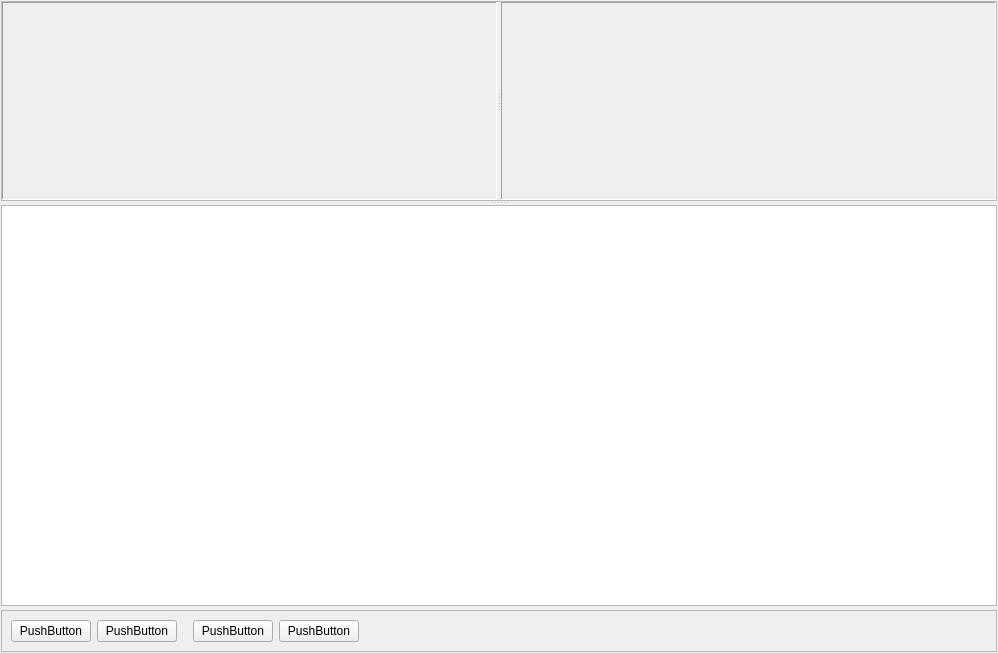
<?xml version="1.0" encoding="UTF-8"?>
<ui version="4.0">
 <class>SpectrStabVisualWidget</class>
 <widget class="QWidget" name="SpectrStabVisualWidget">
  <property name="geometry">
   <rect>
    <x>0</x>
    <y>0</y>
    <width>998</width>
    <height>653</height>
   </rect>
  </property>
  <property name="windowTitle">
   <string>Form</string>
  </property>
  <layout class="QVBoxLayout" name="verticalLayout">
   <property name="spacing">
    <number>4</number>
   </property>
   <property name="leftMargin">
    <number>1</number>
   </property>
   <property name="topMargin">
    <number>1</number>
   </property>
   <property name="rightMargin">
    <number>1</number>
   </property>
   <property name="bottomMargin">
    <number>1</number>
   </property>
   <item>
    <widget class="QSplitter" name="splVertical">
     <property name="orientation">
      <enum>Qt::Vertical</enum>
     </property>
     <widget class="QFrame" name="frSpectrs">
      <property name="sizePolicy">
       <sizepolicy hsizetype="Preferred" vsizetype="Preferred">
        <horstretch>0</horstretch>
        <verstretch>1</verstretch>
       </sizepolicy>
      </property>
      <property name="minimumSize">
       <size>
        <width>0</width>
        <height>200</height>
       </size>
      </property>
      <property name="frameShape">
       <enum>QFrame::StyledPanel</enum>
      </property>
      <property name="frameShadow">
       <enum>QFrame::Raised</enum>
      </property>
      <layout class="QHBoxLayout" name="horizontalLayout_2">
       <property name="spacing">
        <number>4</number>
       </property>
       <property name="leftMargin">
        <number>0</number>
       </property>
       <property name="topMargin">
        <number>0</number>
       </property>
       <property name="rightMargin">
        <number>0</number>
       </property>
       <property name="bottomMargin">
        <number>0</number>
       </property>
       <item>
        <widget class="QSplitter" name="splHorizontal">
         <property name="orientation">
          <enum>Qt::Horizontal</enum>
         </property>
         <widget class="QFrame" name="frSpectrX">
          <property name="frameShape">
           <enum>QFrame::Panel</enum>
          </property>
          <property name="frameShadow">
           <enum>QFrame::Sunken</enum>
          </property>
          <layout class="QHBoxLayout" name="horizontalLayout_3">
           <property name="leftMargin">
            <number>1</number>
           </property>
           <property name="topMargin">
            <number>1</number>
           </property>
           <property name="rightMargin">
            <number>1</number>
           </property>
           <property name="bottomMargin">
            <number>1</number>
           </property>
           <item>
            <widget class="QWidget" name="wgtSpectrX" native="true"/>
           </item>
          </layout>
         </widget>
         <widget class="QFrame" name="frSpectrY">
          <property name="frameShape">
           <enum>QFrame::Panel</enum>
          </property>
          <property name="frameShadow">
           <enum>QFrame::Sunken</enum>
          </property>
          <layout class="QHBoxLayout" name="horizontalLayout_4">
           <property name="leftMargin">
            <number>1</number>
           </property>
           <property name="topMargin">
            <number>1</number>
           </property>
           <property name="rightMargin">
            <number>1</number>
           </property>
           <property name="bottomMargin">
            <number>1</number>
           </property>
           <item>
            <widget class="QWidget" name="wgtSpectrY" native="true"/>
           </item>
          </layout>
         </widget>
        </widget>
       </item>
      </layout>
     </widget>
     <widget class="QTreeView" name="tvFactors">
      <property name="sizePolicy">
       <sizepolicy hsizetype="Expanding" vsizetype="Expanding">
        <horstretch>0</horstretch>
        <verstretch>1</verstretch>
       </sizepolicy>
      </property>
     </widget>
    </widget>
   </item>
   <item>
    <widget class="QFrame" name="frControl">
     <property name="frameShape">
      <enum>QFrame::StyledPanel</enum>
     </property>
     <property name="frameShadow">
      <enum>QFrame::Raised</enum>
     </property>
     <layout class="QHBoxLayout" name="horizontalLayout">
      <item>
       <widget class="QPushButton" name="btnPlus">
        <property name="text">
         <string>PushButton</string>
        </property>
       </widget>
      </item>
      <item>
       <widget class="QPushButton" name="btnMinus">
        <property name="text">
         <string>PushButton</string>
        </property>
       </widget>
      </item>
      <item>
       <spacer name="horizontalSpacer_2">
        <property name="orientation">
         <enum>Qt::Horizontal</enum>
        </property>
        <property name="sizeType">
         <enum>QSizePolicy::Fixed</enum>
        </property>
        <property name="sizeHint" stdset="0">
         <size>
          <width>10</width>
          <height>10</height>
         </size>
        </property>
       </spacer>
      </item>
      <item>
       <widget class="QPushButton" name="btnCollapse">
        <property name="text">
         <string>PushButton</string>
        </property>
       </widget>
      </item>
      <item>
       <widget class="QPushButton" name="btnExpand">
        <property name="text">
         <string>PushButton</string>
        </property>
       </widget>
      </item>
      <item>
       <spacer name="horizontalSpacer">
        <property name="orientation">
         <enum>Qt::Horizontal</enum>
        </property>
        <property name="sizeHint" stdset="0">
         <size>
          <width>40</width>
          <height>20</height>
         </size>
        </property>
       </spacer>
      </item>
     </layout>
    </widget>
   </item>
  </layout>
 </widget>
 <resources/>
 <connections>
  <connection>
   <sender>splVertical</sender>
   <signal>splitterMoved(int,int)</signal>
   <receiver>SpectrStabVisualWidget</receiver>
   <slot>splitterMoved(int,int)</slot>
   <hints>
    <hint type="sourcelabel">
     <x>420</x>
     <y>205</y>
    </hint>
    <hint type="destinationlabel">
     <x>999</x>
     <y>211</y>
    </hint>
   </hints>
  </connection>
  <connection>
   <sender>splHorizontal</sender>
   <signal>splitterMoved(int,int)</signal>
   <receiver>SpectrStabVisualWidget</receiver>
   <slot>splitterMoved(int,int)</slot>
   <hints>
    <hint type="sourcelabel">
     <x>501</x>
     <y>121</y>
    </hint>
    <hint type="destinationlabel">
     <x>997</x>
     <y>88</y>
    </hint>
   </hints>
  </connection>
 </connections>
 <slots>
  <slot>splitterMoved(int,int)</slot>
 </slots>
</ui>
